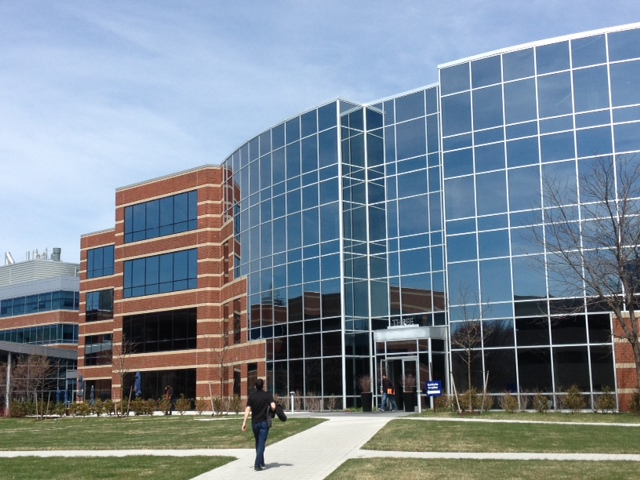
#> input picture tests/data/building1.JPG, 640 x 480 px
$ python bb_fb_stitcher.py ../../tests/data/building1.JPG ../../tests/data/building2.JPG ../../tests/data/building2.JPG 0
#> lines starting #> are read from the running program, lines starting #| are printed output that depends on the picture
### affine_stitcher/core.py
from logging import getLogger
import affine_stitcher.rectificator as rect
import affine_stitcher.rotator as rot
import affine_stitcher.stitcher as stitch
from affine_stitcher.stitcher import Transformation
import affine_stitcher.helpers as helpers
import cv2
import numpy as np

log = getLogger(__name__)

class BB_FeatureBasedStitcher(object):
    """Stitching the images of the BeesBook Project."""

    def __init__(self, transform=Transformation.AFFINE):
        self.whole_transform_left = None
        self.whole_transform_right = None
        self.pano_size = None

        self.img_l_size = None
        self.img_r_size = None

        self.cached_img_l = None
        self.cached_img_r = None

        self.transform = transform

    def __call__(self, images, angles = (90,-90)):
        (self.cached_img_l, self.cached_img_r) = images
        self.img_l_size = tuple([self.cached_img_l.shape[1],self.cached_img_l.shape[0]])
        self.img_r_size = tuple([self.cached_img_r.shape[1],self.cached_img_r.shape[0]])

        re = rect.Rectificator()
        img_l, img_r = re.rectify_images(self.cached_img_l, self.cached_img_r)
        ro = rot.Rotator()
        img_l_ro, img_l_ro_mat = ro.rotate_image(img_l, angles[0], True)
        img_r_ro, img_r_ro_mat = ro.rotate_image(img_r, angles[1], True)

        st =  stitch.FeatureBasedStitcher(overlap=400, border=500, transformation=self.transform)
        homo = st((img_l_ro, img_r_ro))

        self.whole_transform_left = img_l_ro_mat
        self.whole_transform_right = homo.dot(img_r_ro_mat)

        trans_m , self.pano_size = helpers.get_translation(img_l.shape[:2], img_r.shape[:2], self.whole_transform_left, self.whole_transform_right)
        log.debug('new_size =\n{}'.format(self.pano_size))

        self.whole_transform_left = trans_m.dot(self.whole_transform_left)
        self.whole_transform_right = trans_m.dot(self.whole_transform_right)

        return self.img_l_size, self.img_l_size, self.whole_transform_left, self.whole_transform_right, self.pano_size

    # [59 lines left out: functions transform_image, transform_left_image, transform_right_image, overlay_images, blend_transparent, map_coordinates, not called in this run]

    def map_left_coordinates(self, points):
        return self.map_coordinates(points, self.whole_transform_left, self.img_l_size)

    def map_right_coordinates(self, points):
        return self.map_coordinates(points, self.whole_transform_right, self.img_r_size)

    # [18 lines left out: functions save_data, load_data, not called in this run]

### affine_stitcher/rectificator.py
import affine_stitcher.config as config
import cv2
from logging import getLogger

log = getLogger(__name__)


class Rectificator(object):
    def __init__(self, intrinsic_mat=config.INTR_M, distortion_coeff=config.DIST_C):
        self.intr_m = intrinsic_mat
        self.dist_c = distortion_coeff
        self.cached_new_cam_mat = None
        self.cached_dim = None

    def rectify_images(self, *images):
        log.info('Start rectification of {} images.'.format(len(images)))
        if not images:
            log.warning('List of images for rectification is empty.')
            return None

        rect_imgs = []
        for img in images:
            if self.cached_new_cam_mat is None or self.cached_dim != img.shape[:2]:
                self.cached_dim = img.shape[:2]
                h, w = img.shape[:2]
                self.cached_new_cam_mat, __ = cv2.getOptimalNewCameraMatrix(self.intr_m, self.dist_c, (w, h), 1, (w, h), 0)
                log.debug('new_camera_mat = \n{}'.format(self.cached_new_cam_mat))
            rect_imgs.append(cv2.undistort(img, self.intr_m, self.dist_c, None, self.cached_new_cam_mat))

        if len(rect_imgs) == 1:
            return rect_imgs[0]

        return rect_imgs

    # [5 lines left out: function rectify_points, not called in this run]

### affine_stitcher/rotator.py
from logging import getLogger
import numpy as np
import cv2

log = getLogger(__name__)


class Rotator(object):

    def __init__(self, shape=None, angle=None):
        self.shape = shape
        self.angle = angle
        self.rotation_mat = None
        self.size_new = None
        self.affine_mat = None
        if shape is not None and angle is not None:
            self.__get_affine_mat(shape, angle)

    def __get_affine_mat(self, shape, angle):
        self.angle = angle
        self.shape = shape
        log.info('Start searching rotation_mat.')
        # Get img size
        size = (shape[1], shape[0])
        center = tuple(np.array(size) / 2.0)
        (width_half, height_half) = center

        # Convert the 3x2 rotation matrix to 3x3 ''homography''
        self.rotation_mat = np.vstack([cv2.getRotationMatrix2D(center, angle, 1.0),
                                       [0, 0, 1]])

        # To get just the rotation
        rot_matrix_2x2 = self.rotation_mat[:2, :2]

        # Declare the corners of the image in relation to the center
        corners = np.array([
            [-width_half, height_half],
            [width_half, height_half],
            [-width_half, -height_half],
            [width_half, -height_half]
        ])

        # get the rotated corners
        corners_rotated = corners.dot(rot_matrix_2x2)
        corners_rotated = np.array(corners_rotated, np.float32)

        # get the rectangle which would surround the rotated image
        __, __, w, h = cv2.boundingRect(np.array(corners_rotated))

        self.size_new = (w, h)
        log.debug('size_new = {}'.format(self.size_new))

        # matrix to center the rotated image
        translation_matrix = np.array([
            [1, 0, int(w / 2 - width_half)],
            [0, 1, int(h / 2 - height_half)],
            [0, 0, 1]
        ])

        # get the affine Matrix
        self.affine_mat = translation_matrix.dot(self.rotation_mat)
        log.debug('affine_mat = \n{}'.format(self.affine_mat))
        return self.affine_mat

    def rotate_image(self, image, angle, ret=False):
        not_cached = self.affine_mat is None or self.size_new is None
        changed_val = self.shape != image.shape[:2] or self.angle != angle

        if not_cached or changed_val:
            self.__get_affine_mat(image.shape[:2], angle)

        rot_image = cv2.warpPerspective(image, self.affine_mat, self.size_new)
        if ret:
            return rot_image, self.affine_mat
        return rot_image

    # [12 lines left out: function rotate_points, not called in this run]

### affine_stitcher/stitcher.py
import affine_stitcher.helpers as helpers
import numpy as np
import cv2
from logging import getLogger
from enum import Enum

draw_params = dict(matchColor=(0, 255, 0),
                   outImg=None,
                   flags = 2
                   )

log = getLogger(__name__)

class Transformation(Enum):
    TRANSLATION = 0
    EUCLIDEAN = 1
    SIMILARITY = 2
    AFFINE = 3
    PROJECTIVE = 4

class FeatureBasedStitcher(object):

    def __init__(self, overlap=None, border=None, transformation = Transformation.AFFINE):
        # cached the homography
        self.cached_homo = None
        self.overlap = overlap
        self.border = border
        self.transformation = transformation
        self.cached_right_img = None
        self.cached_right_img = None

    def __call__(self, images, drawMatches=False):

        # get the images
        (self.cached_left_img, self.cached_right_img) = images

        if self.cached_homo is None:

            # calculates the mask which will mark the feature searching area.
            left_mask, right_mask = self.calc_feature_masks(self.cached_left_img.shape[:2], self.cached_right_img.shape[:2])

            # Searching for keypoints and descriptors in the images
            log.info('Start searching for features.')
            (left_kps, left_ds, left_features) = self.get_keypoints_and_descriptors(
                self.cached_left_img, left_mask, True)
            (right_kps, right_ds, right_features) = self.get_keypoints_and_descriptors(
                self.cached_right_img, right_mask, True)
            # helpers.display(right_features, time=500)
            log.debug('Features found: #left_kps = {} | #right_kps = {}'.format(
                len(left_kps), len(right_kps)))
            assert(len(left_kps)>0 and len(right_kps)>0)
            # selection of the planar transformation and searching for the right homography
            if self.transformation == Transformation.PROJECTIVE:
                (self.cached_homo, mask_good, good_matches) = self.transform_projective(left_kps, right_kps, left_ds, right_ds)
            elif self.transformation == Transformation.AFFINE:
                (self.cached_homo, mask_good, good_matches) = self.transform_affine(left_kps, right_kps, left_ds, right_ds)
            elif self.transformation == Transformation.EUCLIDEAN:
                (self.cached_homo, mask_good, good_matches) = self.transform_euclidean(left_kps, right_kps, left_ds, right_ds)
            elif self.transformation == Transformation.TRANSLATION:
                (self.cached_homo, mask_good, good_matches) = self.transform_translation(left_kps, right_kps, left_ds, right_ds)
            else:
                print('Not implemented yet.')
            if self.cached_homo is None:
                log.warning('No Transformation matrix found.')
                return None
            log.info('Transformation matrix found.')

        # Creates Panorama from images
        log.debug('TM =\n{}'.format(self.cached_homo))

        if drawMatches:
            matchesMask = mask_good.ravel().tolist()
            result_matches = cv2.drawMatches(
                self.cached_left_img, left_kps, self.cached_right_img, right_kps, good_matches, matchesMask=None, **draw_params)
            return self.cached_homo, result_matches

        return self.cached_homo

    def calc_feature_masks(self, left_shape, right_shape):
        left_mask = np.ones(left_shape, np.uint8)*255
        right_mask = np.ones(right_shape, np.uint8)*255
        if self.overlap is not None:
            left_mask[:, :left_shape[1] - self.overlap] = 0
            right_mask[:, self.overlap:] = 0
        if self.border is not None:
            left_mask[:self.border, :] = 0
            left_mask[left_shape[0]-self.border:, :] = 0
            right_mask[:self.border, :] = 0
            right_mask[right_shape[0] - self.border:, :] = 0
        return left_mask, right_mask

    @staticmethod
    def get_keypoints_and_descriptors(img, mask=None, drawMatches=False):
        # img_gray = cv2.cvtColor(img, cv2.COLOR_BGR2GRAY)

        # TODO opencv versions check

        surf = cv2.xfeatures2d.SURF_create(hessianThreshold=2, nOctaves=4)
        surf.setUpright(True)
        surf.setExtended(128)

        kps, ds = surf.detectAndCompute(img, mask)

        if drawMatches:
            marked_matches = cv2.drawKeypoints(img, kps, None, (0, 0, 255), 4)
            return kps, ds, marked_matches

        return kps, ds

    # [115 lines left out: functions transform_projective, transform_affine, transform_euclidean, transform_translation, warp_images, get_best_3_matches, not called in this run]

### affine_stitcher/scripts/bb_fb_stitcher.py
import affine_stitcher.core as core
from affine_stitcher.stitcher import Transformation
import argparse
import cv2
from argparse import RawTextHelpFormatter

def process_images(args):
    img_l =cv2.imread(args.left, -1)
    img_r =cv2.imread(args.right, -1)
    bb_stitcher_fb = core.BB_FeatureBasedStitcher(Transformation(args.transform))
    bb_stitcher_fb((img_l, img_r))
    bb_stitcher_fb.save_data(args.data)
    if args.pano is not None:
        result = bb_stitcher_fb.overlay_images()
        cv2.imwrite(args.pano[0], result)


def main():
    parser = argparse.ArgumentParser(
        prog = 'BeesBook feature based Stitcher.',
        description = 'This will stitch two images and return the needed data '
                      ' for reproducing the stitching (,also with points).',
        formatter_class=RawTextHelpFormatter
    )
    parser.add_argument('left', help='Path of the left image.', type=str)
    parser.add_argument('right', help='Path of the left image.', type=str)
    parser.add_argument('data', help='Output path of the stitching data.', type=str)
    parser.add_argument('transform', help='Type of Transformation: \n'
                                          ' 0 - Translation\n'
                                          ' 1 - EUCLIDEAN\n'
                                          '(2 - SIMILARITY)\n'
                                          ' 3 - AFFINE\n'
                                          ' 4 - PROJECTIVE', type=int, choices=[0,1,3,4])
    parser.add_argument('--pano', '-p', nargs=1, help='Path of the panorama.')

    args = parser.parse_args()
    process_images(args)
#> in process_images, img_l is the input picture: shape (480, 640, 3); mean B, G, R 148.2, 135.9, 122.8
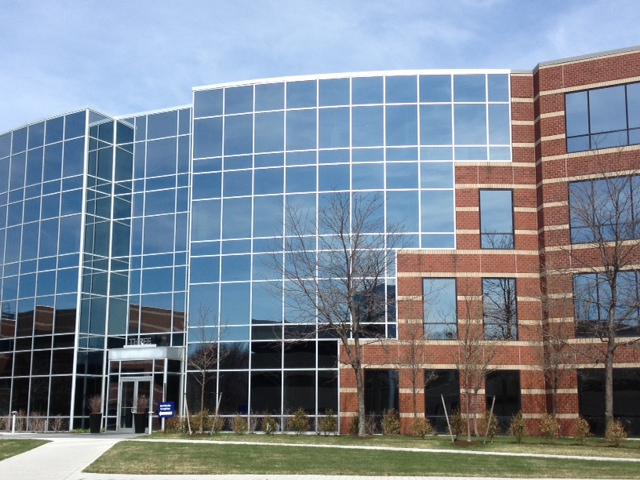
#> input picture tests/data/building2.JPG, 640 x 480 px
#> in process_images, img_r is the input picture: shape (480, 640, 3); mean B, G, R 148.3, 135.5, 124.8
#> after the loop in rectify_images, `for img in images:`: h = 480; rect_imgs = 2 items; self.cached_dim = (480, 640); self.cached_new_cam_mat = [[7693, -8.27, 2117.5], [0, 7768.8, 1207.2], [0, 0, 1]]; w = 640
#> in __call__, `img_l, img_r = re.rectify_images(self.cached_img_l, self.cached_img_r)`:
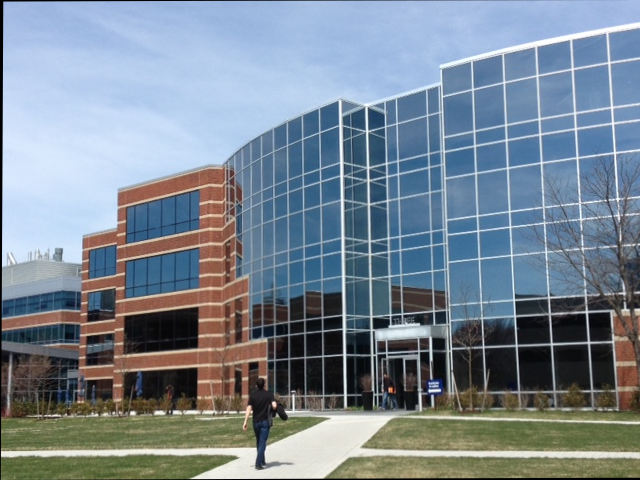
#> img_l: shape (480, 640, 3); mean B, G, R 147.1, 134.9, 121.9
#> in __call__, `img_l, img_r = re.rectify_images(self.cached_img_l, self.cached_img_r)`:
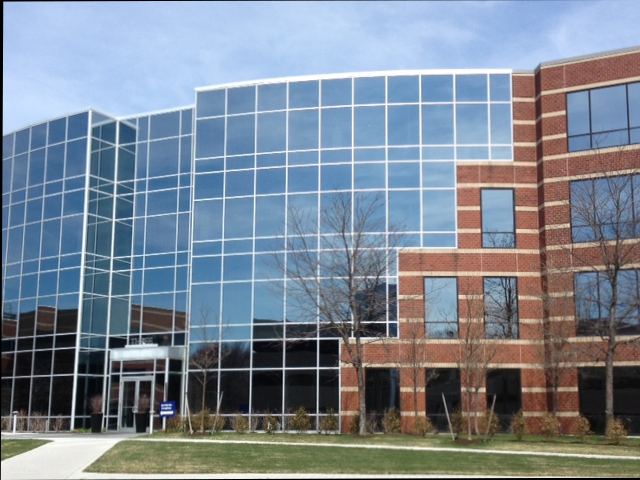
#> img_r: shape (480, 640, 3); mean B, G, R 147.2, 134.5, 123.9
#> in __get_affine_mat, `self.rotation_mat = np.vstack([cv2.getRotationMatrix2D(center, angle, ..`: self.rotation_mat = [[6.12e-17, 1, 80], [-1, 6.12e-17, 560], [0, 0, 1]]
#> in __get_affine_mat, `rot_matrix_2x2 = self.rotation_mat[:2, :2]`: rot_matrix_2x2 = [[6.12e-17, 1], [-1, 6.12e-17]]
#> in __get_affine_mat, `corners_rotated = corners.dot(rot_matrix_2x2)`: corners_rotated = [[-240, -320], [-240, 320], [240, -320], [240, 320]]
#> in __get_affine_mat, `__, __, w, h = cv2.boundingRect(np.array(corners_rotated))`: w = 481; h = 641
#> in __get_affine_mat, `self.size_new = (w, h)`: self.size_new = (481, 641)
#> in __get_affine_mat, `translation_matrix = np.array([ [1, 0, int(w / 2 - width_half)], [0, 1..`: translation_matrix = [[1, 0, -79], [0, 1, 80], [0, 0, 1]]
#> in __get_affine_mat, `self.affine_mat = translation_matrix.dot(self.rotation_mat)`: self.affine_mat = [[6.12e-17, 1, 1], [-1, 6.12e-17, 640], [0, 0, 1]]
#> in rotate_image, `rot_image = cv2.warpPerspective(image, self.affine_mat, self.size_new)`:
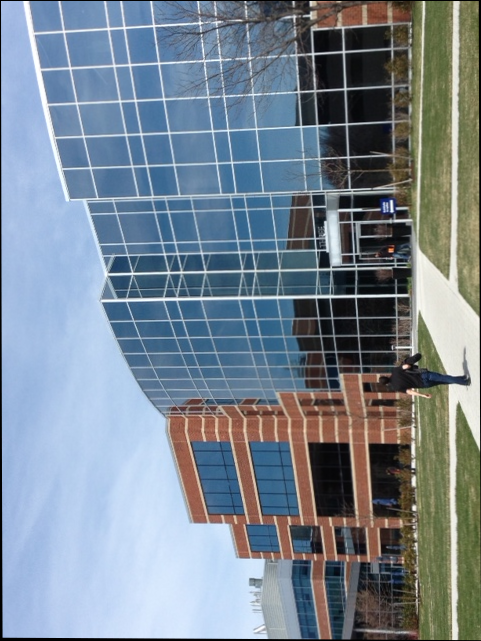
#> rot_image: shape (641, 481, 3); mean B, G, R 146.6, 134.4, 121.5
#> call 2 of rotate_image, with angle = -90, ret = True
#> in rotate_image (call 2), `not_cached = self.affine_mat is None or self.size_new is None`: not_cached = False
#> in rotate_image (call 2), `rot_image = cv2.warpPerspective(image, self.affine_mat, self.size_new)`:
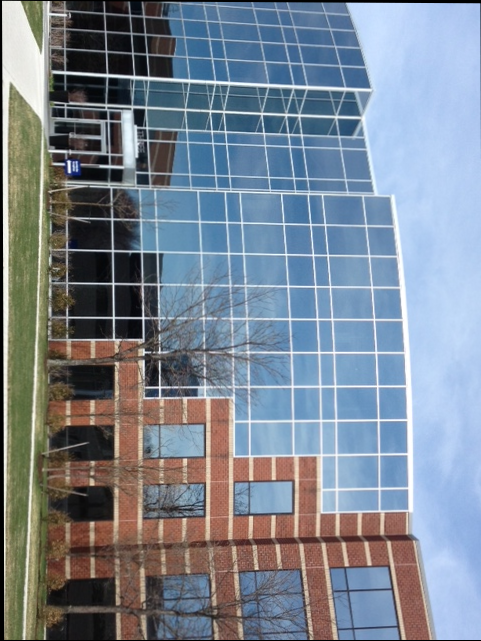
#> rot_image: shape (641, 481, 3); mean B, G, R 146.5, 133.8, 123.3
#> in __call__, `img_r_ro, img_r_ro_mat = ro.rotate_image(img_r, angles[1], True)`: img_r_ro_mat = [[6.12e-17, -1, 481], [1, 6.12e-17, -2.84e-14], [0, 0, 1]]

if __name__ == '__main__':
#> (the run stopped early here; a loop or call above may not have finished)
